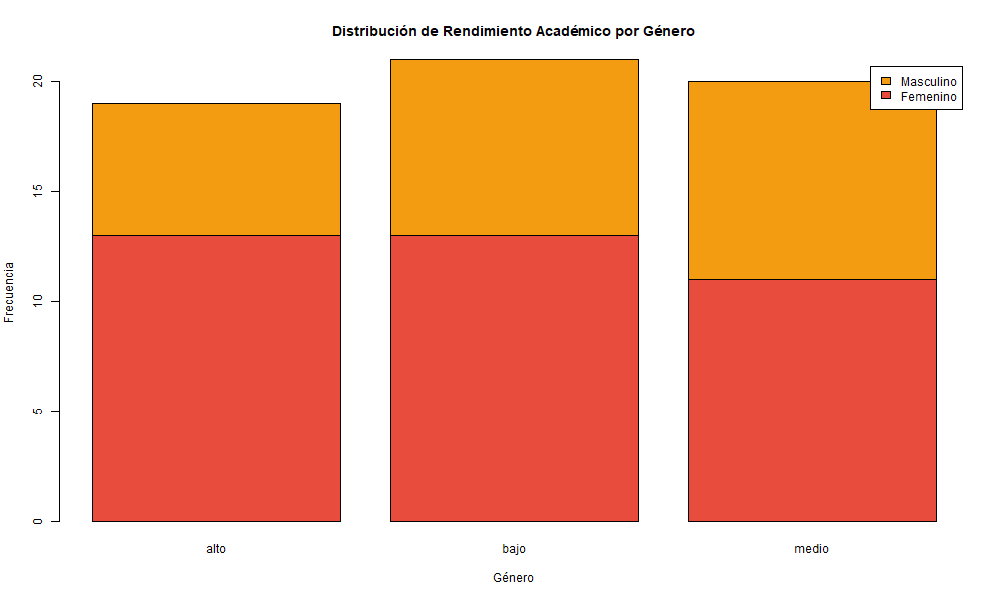

Reproduce this figure in R.
tabla_gen_rend <- table(datos$Género, datos$Rendimiento.académico)
print(tabla_gen_rend)

png("02_Genero_vs_Rendimiento.png", width = 1000, height = 600)
barplot(tabla_gen_rend, 
        beside = FALSE,
        main = "Distribución de Rendimiento Académico por Género",
        xlab = "Género",
        ylab = "Frecuencia",
        legend = TRUE,
        col = c("#E74C3C", "#F39C12", "#27AE60"))
dev.off()